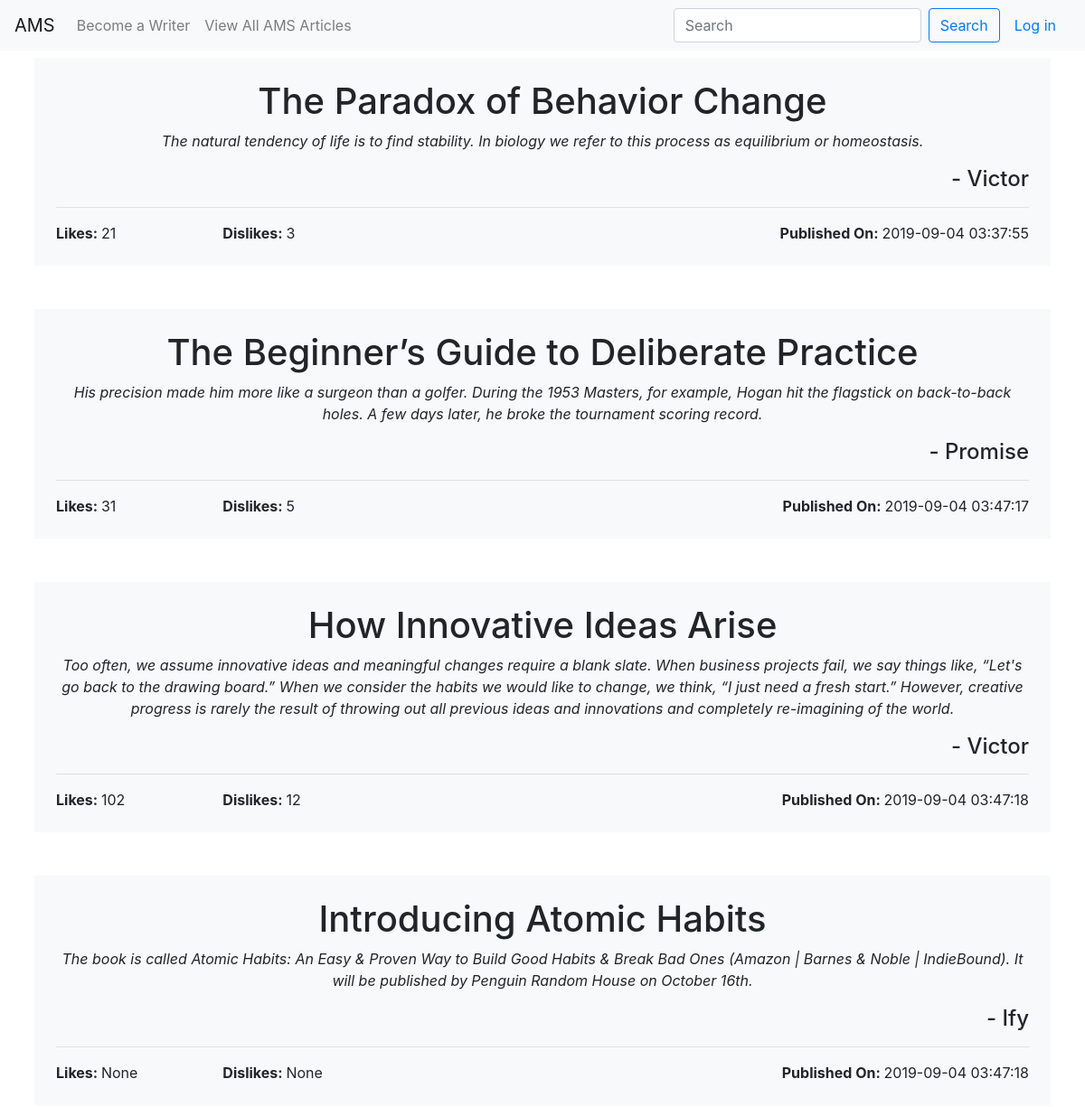
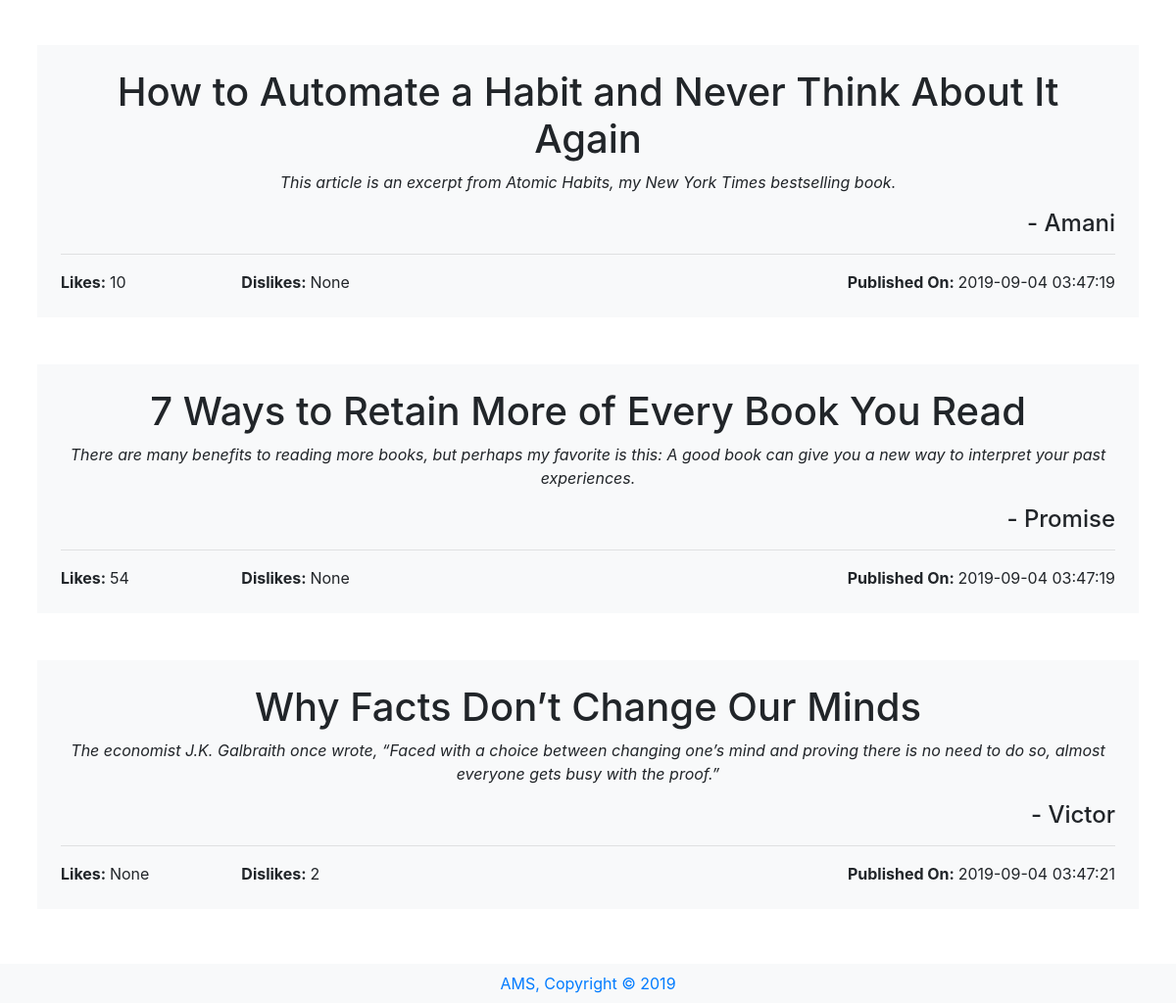
Screenshot of /viewall with the database file from the repository (2 pictures, top to bottom).
### tables this page shows
CREATE TABLE 'articles' ('id' integer PRIMARY KEY AUTOINCREMENT NOT NULL, 'userid' smallint NOT NULL, 'title' varchar(255) NOT NULL, 'description' varchar(300) NOT NULL, 'content' text NOT NULL, 'like' smallint, 'dislike' smallint, 'image' bytea, 'date' timestamp NOT NULL DEFAULT CURRENT_TIMESTAMP);

CREATE TABLE users(
    id INTEGER NOT NULL PRIMARY KEY,
    username VARCHAR(255) NOT NULL UNIQUE,
    email VARCHAR(255) NOT NULL UNIQUE,
    password VARCHAR(255) NOT NULL
);

### application.py (the view)
@app.route("/viewall")
def viewall():
    rows = db.execute("""SELECT articles.id, users.username, articles.title, articles.description,
    articles.content, articles.like, articles.dislike, articles.image, articles.date
    FROM users JOIN articles ON users.id = articles.userid""")
    return render_template("viewall.html", data=rows)

### application.py (called while the page is built)
@app.after_request
def after_request(response):
    response.headers["Cache-Control"] = "no-cache, no-store, must-revalidate"
    response.headers["Expires"] = 0
    response.headers["Pragma"] = "no-cache"
    return response

### templates/viewall.html (shortened to what this page needs)
{% extends "layout.html" %} {% block title %} View {% endblock %} {% block main
%}
<div id="articles">
  {% for datum in data %}
  <div class="article mb-5 bg-light p-4" onclick="openClose('more{{ datum.id }}')">
    <div class="article_head">
    <h1>{{ datum.title }}</h1>
    <p><i>{{ datum.description }}</i></p>
  </div>
  <h4 class="text-right">- {{ datum.username }}</h4>
  <hr>
    <div class="article_footer row">
      <span class="col-2 text-left"><b>Likes: </b>{{ datum.like }}</span>
      <span class="col-2 text-left"><b>Dislikes: </b>{{ datum.dislike }}</span>
      <span class="col-8 text-right"><b>Published On: </b>{{ datum.date }}</span>
    </div>
  </div>
  {% endfor %}
</div>
{% endblock %}

### templates/layout.html (shortened to what this page needs)
<!DOCTYPE html>
<html lang="en">
  <head>
    <link
      rel="stylesheet"
      href="/static/bootstrap.min.css"
    />
    <link rel="stylesheet" href="/static/styles.css" />
  </head>
  <body>
    <nav class="navbar navbar-expand-lg navbar-light bg-light">
      <a class="navbar-brand" href="/">AMS</a>
      <div class="collapse navbar-collapse" id="navbarSupportedContent">
        <ul class="navbar-nav mr-auto">
          {% if session.user_id %}
          <li class="nav-item">
            <a class="nav-link" href="/article">Write an Article</a>
          </li>
          <li class="nav-item dropdown">
            <a
              class="nav-link dropdown-toggle"
              href="#"
              id="navbarDropdown"
              role="button"
              data-toggle="dropdown"
            >
              My Articles
            </a>
            <div class="dropdown-menu" aria-labelledby="navbarDropdown">
              <a class="dropdown-item" href="/view">View My Articles</a>
              <a class="dropdown-item" href="/edit">Edit an Article</a>
              <div class="dropdown-divider"></div>
              <a class="dropdown-item" href="#">Something else here</a>
            </div>
          </li>
          {% else %}
          <li class="nav-item">
            <a class="nav-link" href="/register">Become a Writer</a>
          </li>
          {% endif %}
          <li class="nav-item">
            <a class="nav-link" href="viewall">View All AMS Articles</a>
          </li>
        </ul>
        <form class="form-inline my-2 my-lg-0" action="/search" method="GET">
          <input
            class="form-control mr-sm-2"
            type="search"
            name="search"
            placeholder="Search"
          />
          <button class="btn btn-outline-primary my-2 my-sm-0" type="submit">
            Search
          </button>
          {% if session.user_id %}
          <a class="nav-link" href="/logout">Log out</a>
          {% else %}
          <a class="nav-link" href="/login">Log in</a>
          {% endif %}
        </form>
      </div>
    </nav>
    <main class="container p-2">
      {% block main %}{% endblock %}
    </main>
    <footer class="text-center bg-light p-2">
      <a href="/">AMS, Copyright &copy; 2019</a>
    </footer>
  </body>
</html>

### static/styles.css (style rules this page uses)
h1 { text-align: center; }
main { overflow-x: auto; text-align: center; }
.article { cursor: pointer; }

### rows the page displays
articles: title "The Paradox of Behavior Change", description "The natural tendency of life is to find stability. In biology we refer to this process as equilibrium or homeostasis.", username "Victor", like "21", dislike "3", date "2019-09-04 03:37:55"
articles: title "The Beginner’s Guide to Deliberate Practice", description "His precision made him more like a surgeon than a golfer. During the 1953 Masters, for example, Hogan hit the flagstick on back-to-back holes. A few days later, he broke the tournament scoring record.", username "Promise", like "31", dislike "5", date "2019-09-04 03:47:17"
articles: title "How Innovative Ideas Arise", description "Too often, we assume innovative ideas and meaningful changes require a blank slate. When business projects fail, we say things like, “Let's go back to the drawing board.” When we consider the habits we would like to change, we think, “I just need a fresh start.” However, creative progress is rarely the result of throwing out all previous ideas and innovations and completely re-imagining of the world.", username "Victor", like "102", dislike "12", date "2019-09-04 03:47:18"
articles: title "Introducing Atomic Habits", description "The book is called Atomic Habits: An Easy & Proven Way to Build Good Habits & Break Bad Ones (Amazon | Barnes & Noble | IndieBound). It will be published by Penguin Random House on October 16th.", username "Ify", like "None", dislike "None", date "2019-09-04 03:47:18"
articles: title "How to Automate a Habit and Never Think About It Again", description "This article is an excerpt from Atomic Habits, my New York Times bestselling book.", username "Amani", like "10", dislike "None", date "2019-09-04 03:47:19"
articles: title "7 Ways to Retain More of Every Book You Read", description "There are many benefits to reading more books, but perhaps my favorite is this: A good book can give you a new way to interpret your past experiences.", username "Promise", like "54", dislike "None", date "2019-09-04 03:47:19"
articles: title "Why Facts Don’t Change Our Minds", description "The economist J.K. Galbraith once wrote, “Faced with a choice between changing one’s mind and proving there is no need to do so, almost everyone gets busy with the proof.”", username "Victor", like "None", dislike "2", date "2019-09-04 03:47:21"
